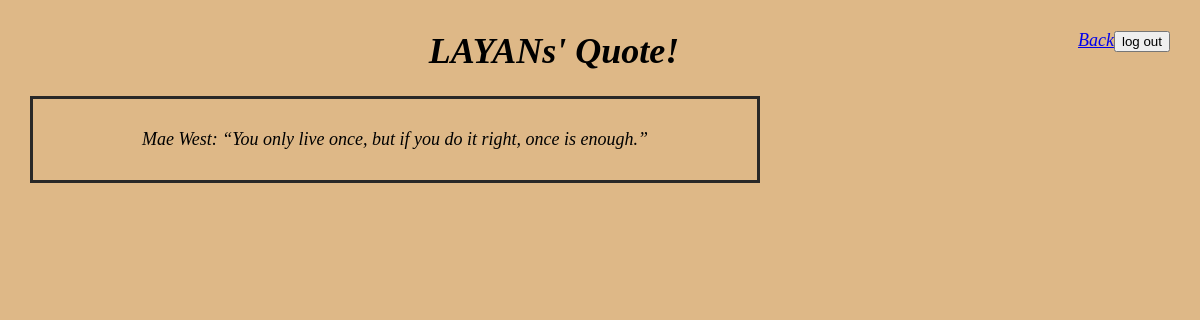
The app's page /view_account/3 with its own data.
### main_app/models.py (models this page shows)
class User(models.Model):
    first_name = models.CharField(max_length=50)
    last_name = models.CharField(max_length=50)
    email = models.CharField(max_length=100)
    password = models.CharField(max_length=30)
    created_at = models.DateTimeField(auto_now_add=True)
    updated_at = models.DateTimeField(auto_now=True)
    objects = UserManager()

class Quote(models.Model):
    Author= models.CharField(max_length=255)
    quote = models.TextField()
    poster= models.ForeignKey(User, related_name="poster", on_delete = models.CASCADE)
    like = models.ManyToManyField(User, related_name="like")
    created_at = models.DateTimeField(auto_now_add=True)
    updated_at = models.DateTimeField(auto_now=True)

### main_app/views.py (the view)
# urls.py: path('view_account/<int:id>', views.view_account),
def view_account(request,id):
    context={
        'Poster':User.objects.get(id=id),
        'Quote':Quote.objects.all()
    }
    return render(request,'view_account.html',context)

### main_app/templates/view_account.html (shortened to what this page needs)
<!DOCTYPE html>
<html lang="en">
<head>
</head>
<body class='main'>
    <div class="header">
        <a href='/dashboard'>Back</a>
        <a href='/clear'><button>log out</button></a>
    </div>
    <h1>{{Poster.first_name}}s' Quote!  </h1>
<table>
    {% for Poster in Poster.poster.all %}
    <tr>
    <td><p>{{ Poster.Author }}: {{ Poster.quote }}</p></td>
    </tr>
    {% endfor %}
</table>
</body>
</html>

### main_app/templates/view_account.html (style rules this page uses)
.main { margin: 30px; font-style: oblique; background-color:burlywood }
.header { display: flex; float:right; }
body,label { text-align: center; font-size:large; }
p { color:black; }
td { padding: 10px; width: 700px; }
table { border-top: rgb(41, 40, 40) solid; border-bottom: rgb(41, 40, 40) solid; border-right: rgb(41, 40, 40) solid; border-left: rgb(41, 40, 40) solid; }

### records on screen
User: first_name "LAYAN"
Quote: Author "Mae West", quote "“You only live once, but if you do it right, once is enough.”"
